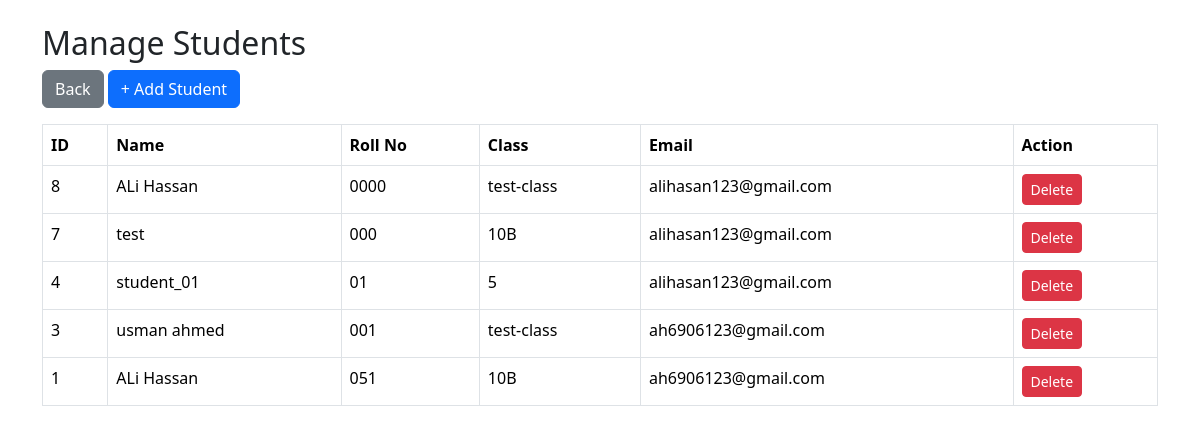
/manage_students.php (signed in), run on the app's committed database.
### tables this page shows
CREATE TABLE `students` (
  `id` int(11) NOT NULL,
  `user_id` int(11) UNSIGNED DEFAULT NULL,
  `student_name` varchar(255) NOT NULL,
  `roll_no` varchar(50) NOT NULL,
  `class` varchar(50) DEFAULT NULL,
  `attendance` enum('present','absent') NOT NULL DEFAULT 'absent',
  `marks` int(11) DEFAULT NULL,
  `email` varchar(150) DEFAULT NULL,
  `phone` varchar(30) DEFAULT NULL,
  `created_at` timestamp NOT NULL DEFAULT current_timestamp(),
  `updated_at` timestamp NULL DEFAULT NULL ON UPDATE current_timestamp(),
  `is_deleted` enum('no','yes') NOT NULL DEFAULT 'no'
);

### manage_students.php (the view, shortened to what this page needs)
<?php
include 'db.php';
$result = $conn->query("SELECT id, student_name, roll_no, class, email FROM students where is_deleted='no' ORDER BY id DESC");
?>
<!DOCTYPE html>
<html>
<head>
    <link href="https://cdn.jsdelivr.net/npm/bootstrap@5.3.3/dist/css/bootstrap.min.css" rel="stylesheet">
</head>
<body class="p-4">
<div class="container">
    <h2>Manage Students</h2>
    <a href="admin_dashboard.php" class="btn btn-secondary mb-3">Back</a>
    <button class="btn btn-primary mb-3" data-bs-toggle="modal" data-bs-target="#addStudentModal">+ Add Student</button>
    <table class="table table-bordered">
        <thead>
            <tr>
                <th>ID</th><th>Name</th><th>Roll No</th><th>Class</th><th>Email</th><th>Action</th>
            </tr>
        </thead>
        <tbody>
            <?php while($row = $result->fetch_assoc()): ?>
            <tr>
                <td><?= $row['id'] ?></td>
                <td><?= htmlspecialchars($row['student_name']) ?></td>
                <td><?= htmlspecialchars($row['roll_no']) ?></td>
                <td><?= htmlspecialchars($row['class']) ?></td>
                <td><?= htmlspecialchars($row['email']) ?></td>
                <td>
                    <a href="manage_students.php?delete_id=<?= $row['id'] ?>"
                       class="btn btn-danger btn-sm"
                       onclick="return confirm('Are you sure to delete this student?')">Delete</a>
                </td>
            </tr>
            <?php endwhile; ?>
        </tbody>
    </table>
</div>
</body>
</html>

### data on the page
students: id "8", student_name "ALi Hassan", roll_no "0000", class "test-class", email "alihasan123@gmail.com"
students: id "7", student_name "test", roll_no "000", class "10B", email "alihasan123@gmail.com"
students: id "4", student_name "student_01", roll_no "01", class "5", email "alihasan123@gmail.com"
students: id "3", student_name "usman ahmed", roll_no "001", class "test-class", email "ah6906123@gmail.com"
students: id "1", student_name "ALi Hassan", roll_no "051", class "10B", email "ah6906123@gmail.com"
